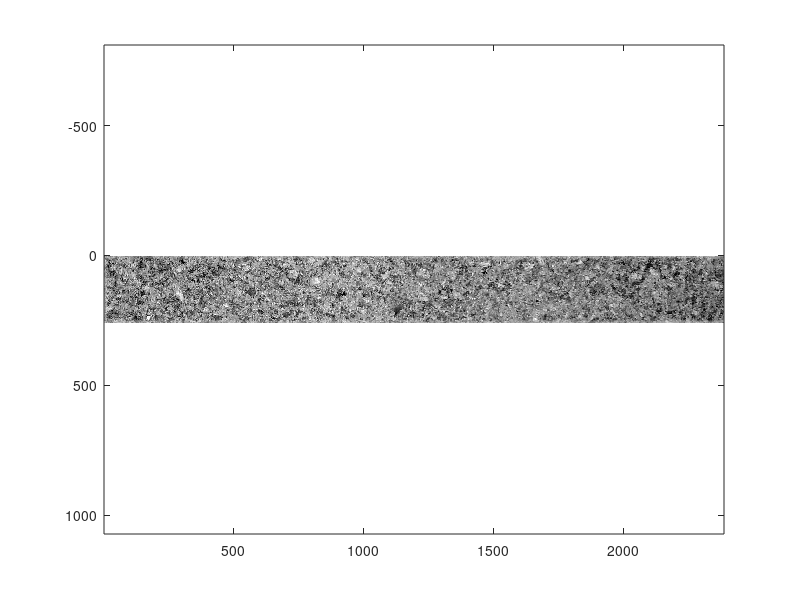
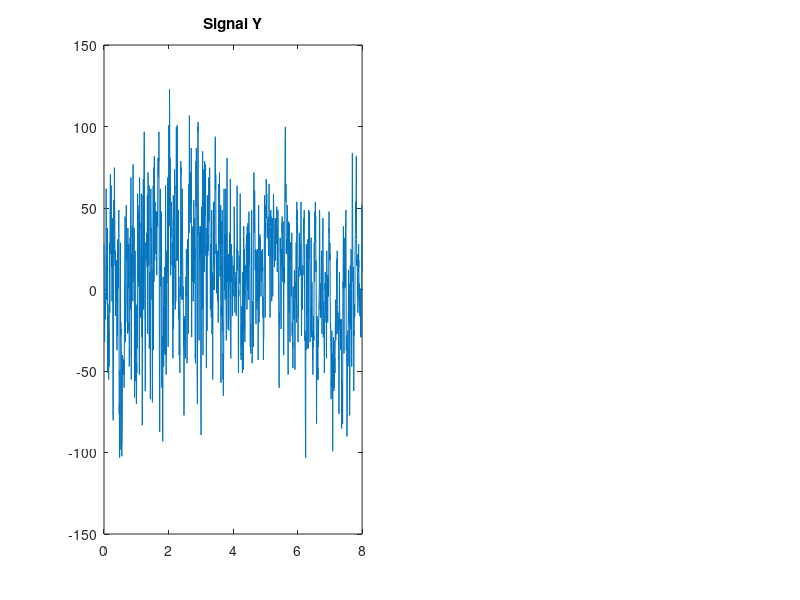

The MATLAB source for these figures, in order: (Note: this script raises an error after producing the figures.)
opt = "Béton";
opt1 = "Graines";
opt2 = "Grille";
choix = menu("Choix", opt, opt1, opt2);
if choix==1
    load beton.mat
    I = I1;
    L = L1;
end 
if choix==2
    load graines.mat
    I = I3;
    L = L3;
end 
if choix==3
    load grille.mat
    I = I2;
    L = L2;
end

y = I(12,:);
N = length(y);
Te = L/N;
Fs = 1/Te;
Nr= 300;
t = 0:Te:(N-1)*Te;
i = 1:N;
t(i) = Te*(i-1);


imagesc(I);
colormap('gray');
axis("equal");

figure(2)
subplot(1,2,1);
plot(t,y);
title("Signal Y");

yxx = xcorr(y,Nr, 'coef');

subplot(1,2,2);
vecteur_t = -Nr*Te:Te:Nr*Te;
plot(vecteur_t,yxx);
title("Autocorrélation du signal y");

%DSP du signal
Sxx1 = fft(yxx);
Sxx = fftshift(fft(yxx));
vecteur_f = -Fs/2:Fs/(Nr*2):Fs/2;
vecteur_f1 = 0:Fs/(Nr*2):Fs;
figure(3)
subplot(1,2,1);
stem(vecteur_f,Sxx);
title("DSP avec Stem et fftshift");

subplot(1,2,2);
stem(vecteur_f1,Sxx1);
title("DSP avec Stem");

figure(4)
subplot(1,2,1);
plot(vecteur_f,abs(Sxx));
title("DSP avec plot et fftshift");

subplot(1,2,2);
plot(vecteur_f1,abs(Sxx1));
title("DSP avec plot");
